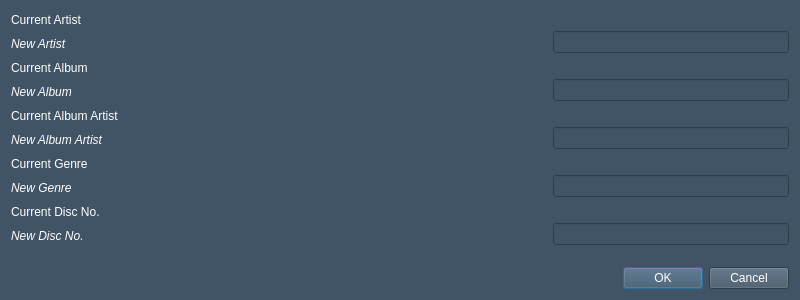
<?xml version="1.0" encoding="UTF-8"?>
<ui version="4.0">
 <class>Dialog</class>
 <widget class="QDialog" name="Dialog">
  <property name="geometry">
   <rect>
    <x>0</x>
    <y>0</y>
    <width>800</width>
    <height>300</height>
   </rect>
  </property>
  <property name="windowTitle">
   <string>Edit Metadata</string>
  </property>
  <property name="styleSheet">
   <string notr="true">background-color: #415466</string>
  </property>
  <layout class="QGridLayout" name="gridLayout">
   <item row="5" column="0">
    <spacer name="verticalSpacer">
     <property name="orientation">
      <enum>Qt::Vertical</enum>
     </property>
     <property name="sizeHint" stdset="0">
      <size>
       <width>20</width>
       <height>40</height>
      </size>
     </property>
    </spacer>
   </item>
   <item row="1" column="0">
    <layout class="QHBoxLayout" name="horizontalLayout_4">
     <item>
      <widget class="QWidget" name="widget_3" native="true">
       <property name="minimumSize">
        <size>
         <width>300</width>
         <height>0</height>
        </size>
       </property>
       <property name="maximumSize">
        <size>
         <width>300</width>
         <height>16777215</height>
        </size>
       </property>
       <layout class="QVBoxLayout" name="verticalLayout_5">
        <property name="leftMargin">
         <number>0</number>
        </property>
        <property name="topMargin">
         <number>0</number>
        </property>
        <property name="rightMargin">
         <number>0</number>
        </property>
        <property name="bottomMargin">
         <number>0</number>
        </property>
        <item>
         <widget class="QLabel" name="label_7">
          <property name="styleSheet">
           <string notr="true">color:white</string>
          </property>
          <property name="text">
           <string>Current Album</string>
          </property>
         </widget>
        </item>
        <item>
         <widget class="QLabel" name="label_8">
          <property name="styleSheet">
           <string notr="true">font: italic;
color:white</string>
          </property>
          <property name="text">
           <string>New Album</string>
          </property>
         </widget>
        </item>
       </layout>
      </widget>
     </item>
     <item>
      <spacer name="horizontalSpacer_8">
       <property name="orientation">
        <enum>Qt::Horizontal</enum>
       </property>
       <property name="sizeHint" stdset="0">
        <size>
         <width>40</width>
         <height>20</height>
        </size>
       </property>
      </spacer>
     </item>
     <item>
      <layout class="QVBoxLayout" name="verticalLayout_6">
       <item>
        <widget class="QLabel" name="oldAlbumLabel">
         <property name="styleSheet">
          <string notr="true">color:white</string>
         </property>
         <property name="text">
          <string/>
         </property>
         <property name="alignment">
          <set>Qt::AlignRight|Qt::AlignTrailing|Qt::AlignVCenter</set>
         </property>
         <property name="wordWrap">
          <bool>true</bool>
         </property>
        </widget>
       </item>
       <item>
        <widget class="QLineEdit" name="newAlbumEdit">
         <property name="styleSheet">
          <string notr="true">color:white</string>
         </property>
         <property name="alignment">
          <set>Qt::AlignRight|Qt::AlignTrailing|Qt::AlignVCenter</set>
         </property>
        </widget>
       </item>
      </layout>
     </item>
    </layout>
   </item>
   <item row="3" column="0">
    <layout class="QHBoxLayout" name="horizontalLayout_5">
     <item>
      <widget class="QWidget" name="widget_4" native="true">
       <property name="minimumSize">
        <size>
         <width>300</width>
         <height>0</height>
        </size>
       </property>
       <property name="maximumSize">
        <size>
         <width>300</width>
         <height>16777215</height>
        </size>
       </property>
       <layout class="QVBoxLayout" name="verticalLayout_7">
        <property name="leftMargin">
         <number>0</number>
        </property>
        <property name="topMargin">
         <number>0</number>
        </property>
        <property name="rightMargin">
         <number>0</number>
        </property>
        <property name="bottomMargin">
         <number>0</number>
        </property>
        <item>
         <widget class="QLabel" name="label_11">
          <property name="styleSheet">
           <string notr="true">color:white</string>
          </property>
          <property name="text">
           <string>Current Genre</string>
          </property>
         </widget>
        </item>
        <item>
         <widget class="QLabel" name="label_12">
          <property name="styleSheet">
           <string notr="true">font: italic;
color:white</string>
          </property>
          <property name="text">
           <string>New Genre</string>
          </property>
         </widget>
        </item>
       </layout>
      </widget>
     </item>
     <item>
      <spacer name="horizontalSpacer_10">
       <property name="orientation">
        <enum>Qt::Horizontal</enum>
       </property>
       <property name="sizeHint" stdset="0">
        <size>
         <width>40</width>
         <height>20</height>
        </size>
       </property>
      </spacer>
     </item>
     <item>
      <layout class="QVBoxLayout" name="verticalLayout_8">
       <item>
        <widget class="QLabel" name="oldGenreLabel">
         <property name="styleSheet">
          <string notr="true">color:white</string>
         </property>
         <property name="text">
          <string/>
         </property>
         <property name="alignment">
          <set>Qt::AlignRight|Qt::AlignTrailing|Qt::AlignVCenter</set>
         </property>
         <property name="wordWrap">
          <bool>true</bool>
         </property>
        </widget>
       </item>
       <item>
        <widget class="QLineEdit" name="newGenreEdit">
         <property name="styleSheet">
          <string notr="true">color:white</string>
         </property>
         <property name="alignment">
          <set>Qt::AlignRight|Qt::AlignTrailing|Qt::AlignVCenter</set>
         </property>
        </widget>
       </item>
      </layout>
     </item>
    </layout>
   </item>
   <item row="0" column="0">
    <layout class="QHBoxLayout" name="horizontalLayout_3">
     <item>
      <widget class="QWidget" name="widget_2" native="true">
       <property name="minimumSize">
        <size>
         <width>300</width>
         <height>0</height>
        </size>
       </property>
       <property name="maximumSize">
        <size>
         <width>300</width>
         <height>16777215</height>
        </size>
       </property>
       <layout class="QVBoxLayout" name="verticalLayout">
        <property name="leftMargin">
         <number>0</number>
        </property>
        <property name="topMargin">
         <number>0</number>
        </property>
        <property name="rightMargin">
         <number>0</number>
        </property>
        <property name="bottomMargin">
         <number>0</number>
        </property>
        <item>
         <widget class="QLabel" name="label_9">
          <property name="styleSheet">
           <string notr="true">color:white</string>
          </property>
          <property name="text">
           <string>Current Artist</string>
          </property>
         </widget>
        </item>
        <item>
         <widget class="QLabel" name="label_10">
          <property name="layoutDirection">
           <enum>Qt::LeftToRight</enum>
          </property>
          <property name="styleSheet">
           <string notr="true">font: italic;color:white</string>
          </property>
          <property name="text">
           <string>New Artist</string>
          </property>
         </widget>
        </item>
       </layout>
      </widget>
     </item>
     <item>
      <spacer name="horizontalSpacer_9">
       <property name="orientation">
        <enum>Qt::Horizontal</enum>
       </property>
       <property name="sizeHint" stdset="0">
        <size>
         <width>40</width>
         <height>20</height>
        </size>
       </property>
      </spacer>
     </item>
     <item>
      <layout class="QVBoxLayout" name="verticalLayout_4">
       <item>
        <widget class="QLabel" name="oldArtistLabel">
         <property name="styleSheet">
          <string notr="true">color:white</string>
         </property>
         <property name="text">
          <string/>
         </property>
         <property name="alignment">
          <set>Qt::AlignRight|Qt::AlignTrailing|Qt::AlignVCenter</set>
         </property>
        </widget>
       </item>
       <item>
        <widget class="QLineEdit" name="newArtistEdit">
         <property name="styleSheet">
          <string notr="true">color:white</string>
         </property>
         <property name="alignment">
          <set>Qt::AlignRight|Qt::AlignTrailing|Qt::AlignVCenter</set>
         </property>
        </widget>
       </item>
      </layout>
     </item>
    </layout>
   </item>
   <item row="2" column="0">
    <layout class="QHBoxLayout" name="horizontalLayout_2">
     <item>
      <widget class="QWidget" name="widget" native="true">
       <property name="minimumSize">
        <size>
         <width>300</width>
         <height>0</height>
        </size>
       </property>
       <property name="maximumSize">
        <size>
         <width>300</width>
         <height>16777215</height>
        </size>
       </property>
       <layout class="QVBoxLayout" name="verticalLayout_3">
        <property name="leftMargin">
         <number>0</number>
        </property>
        <property name="topMargin">
         <number>0</number>
        </property>
        <property name="rightMargin">
         <number>0</number>
        </property>
        <property name="bottomMargin">
         <number>0</number>
        </property>
        <item>
         <widget class="QLabel" name="label_2">
          <property name="styleSheet">
           <string notr="true">color:white</string>
          </property>
          <property name="text">
           <string>Current Album Artist</string>
          </property>
         </widget>
        </item>
        <item>
         <widget class="QLabel" name="label_4">
          <property name="styleSheet">
           <string notr="true">font: italic;color:white</string>
          </property>
          <property name="text">
           <string>New Album Artist</string>
          </property>
         </widget>
        </item>
       </layout>
      </widget>
     </item>
     <item>
      <spacer name="horizontalSpacer">
       <property name="orientation">
        <enum>Qt::Horizontal</enum>
       </property>
       <property name="sizeHint" stdset="0">
        <size>
         <width>40</width>
         <height>20</height>
        </size>
       </property>
      </spacer>
     </item>
     <item>
      <layout class="QVBoxLayout" name="verticalLayout_2">
       <item>
        <widget class="QLabel" name="oldAlbumArtistLabel">
         <property name="styleSheet">
          <string notr="true">color:white</string>
         </property>
         <property name="text">
          <string/>
         </property>
         <property name="alignment">
          <set>Qt::AlignRight|Qt::AlignTrailing|Qt::AlignVCenter</set>
         </property>
        </widget>
       </item>
       <item>
        <widget class="QLineEdit" name="newAlbumArtistEdit">
         <property name="styleSheet">
          <string notr="true">color:white</string>
         </property>
         <property name="alignment">
          <set>Qt::AlignRight|Qt::AlignTrailing|Qt::AlignVCenter</set>
         </property>
        </widget>
       </item>
      </layout>
     </item>
    </layout>
   </item>
   <item row="6" column="0">
    <widget class="QDialogButtonBox" name="buttonBox">
     <property name="styleSheet">
      <string notr="true">color:white</string>
     </property>
     <property name="orientation">
      <enum>Qt::Horizontal</enum>
     </property>
     <property name="standardButtons">
      <set>QDialogButtonBox::Cancel|QDialogButtonBox::Ok</set>
     </property>
    </widget>
   </item>
   <item row="4" column="0">
    <layout class="QHBoxLayout" name="horizontalLayout_6">
     <item>
      <widget class="QWidget" name="widget_5" native="true">
       <property name="minimumSize">
        <size>
         <width>300</width>
         <height>0</height>
        </size>
       </property>
       <property name="maximumSize">
        <size>
         <width>300</width>
         <height>16777215</height>
        </size>
       </property>
       <layout class="QVBoxLayout" name="verticalLayout_9">
        <property name="leftMargin">
         <number>0</number>
        </property>
        <property name="topMargin">
         <number>0</number>
        </property>
        <property name="rightMargin">
         <number>0</number>
        </property>
        <property name="bottomMargin">
         <number>0</number>
        </property>
        <item>
         <widget class="QLabel" name="label_13">
          <property name="styleSheet">
           <string notr="true">color:white</string>
          </property>
          <property name="text">
           <string>Current Disc No.</string>
          </property>
         </widget>
        </item>
        <item>
         <widget class="QLabel" name="label_14">
          <property name="styleSheet">
           <string notr="true">font: italic;
color:white</string>
          </property>
          <property name="text">
           <string>New Disc No.</string>
          </property>
         </widget>
        </item>
       </layout>
      </widget>
     </item>
     <item>
      <spacer name="horizontalSpacer_11">
       <property name="orientation">
        <enum>Qt::Horizontal</enum>
       </property>
       <property name="sizeHint" stdset="0">
        <size>
         <width>40</width>
         <height>20</height>
        </size>
       </property>
      </spacer>
     </item>
     <item>
      <layout class="QVBoxLayout" name="verticalLayout_10">
       <item>
        <widget class="QLabel" name="oldDiscNoLabel">
         <property name="styleSheet">
          <string notr="true">color:white</string>
         </property>
         <property name="text">
          <string/>
         </property>
         <property name="alignment">
          <set>Qt::AlignRight|Qt::AlignTrailing|Qt::AlignVCenter</set>
         </property>
         <property name="wordWrap">
          <bool>true</bool>
         </property>
        </widget>
       </item>
       <item>
        <widget class="QLineEdit" name="newDiscNoEdit">
         <property name="styleSheet">
          <string notr="true">color:white</string>
         </property>
         <property name="alignment">
          <set>Qt::AlignRight|Qt::AlignTrailing|Qt::AlignVCenter</set>
         </property>
        </widget>
       </item>
      </layout>
     </item>
    </layout>
   </item>
  </layout>
 </widget>
 <resources/>
 <connections>
  <connection>
   <sender>buttonBox</sender>
   <signal>accepted()</signal>
   <receiver>Dialog</receiver>
   <slot>accept()</slot>
   <hints>
    <hint type="sourcelabel">
     <x>248</x>
     <y>254</y>
    </hint>
    <hint type="destinationlabel">
     <x>157</x>
     <y>274</y>
    </hint>
   </hints>
  </connection>
  <connection>
   <sender>buttonBox</sender>
   <signal>rejected()</signal>
   <receiver>Dialog</receiver>
   <slot>reject()</slot>
   <hints>
    <hint type="sourcelabel">
     <x>316</x>
     <y>260</y>
    </hint>
    <hint type="destinationlabel">
     <x>286</x>
     <y>274</y>
    </hint>
   </hints>
  </connection>
 </connections>
</ui>
